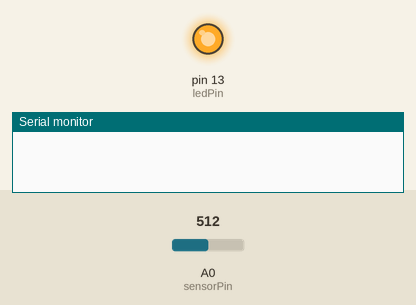
The sketch below on a simulated Arduino Uno, built with avr-gcc and run on an emulated ATmega328P. Parts: output pins drawn as LEDs (lit = HIGH), the last lines printed to the serial monitor. The inputs (shaded band) are chosen by the test bench; at power-on: A0 (sensorPin) = 512.

Above: at 1.0 s.
At 3.0 s:
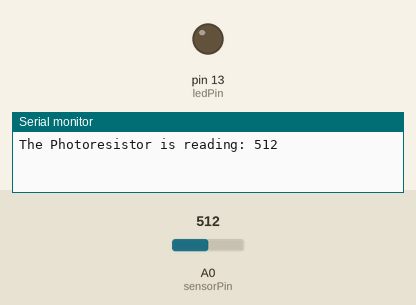
Timing chart, 0 to 5.2 s (numbered marks = the images above):
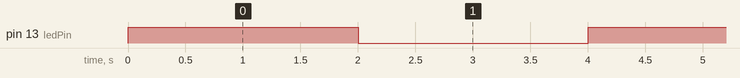

Measured:
- by itself, pin 13 (ledPin): alternates HIGH for 2.0 s and LOW for 2.0 s

The sketch:

PhotoresistorCode.ino
```cpp
const int sensorPin =0 ;
int ledPin = 13;
int lightLevel;

void setup() {
  // put your setup code here, to run once:
  Serial.begin(9600);
  pinMode(sensorPin, INPUT);
  pinMode(ledPin, OUTPUT);

}

void loop() {
  // put your main code here, to run repeatedly:
  digitalWrite(ledPin, HIGH);
  delay(2000);
  lightLevel = analogRead(sensorPin);
  Serial.print("The Photoresistor is reading: ");
  Serial.println(lightLevel);
  digitalWrite(ledPin, LOW);
  delay(2000);
  lightLevel = analogRead(sensorPin);
  Serial.print("The Photoresistor is reading: ");
  Serial.println(lightLevel);
}
```

PhotoresistorCode.cpp
```cpp
const int sensorPin =0 ;
int ledPin = 13;
int lightLevel;

void setup() {
  // put your setup code here, to run once:
  Serial.begin(9600);
  pinMode(sensorPin, INPUT);
  pinMode(ledPin, OUTPUT);

}

void loop() {
  // put your main code here, to run repeatedly:
  digitalWrite(ledPin, HIGH);
  delay(2000);
  lightLevel = analogRead(sensorPin);
  Serial.print("The Photoresistor is reading: ");
  Serial.println(lightLevel);
  digitalWrite(ledPin, LOW);
  delay(2000);
  lightLevel = analogRead(sensorPin);
  Serial.print("The Photoresistor is reading: ");
  Serial.println(lightLevel);
}
```
